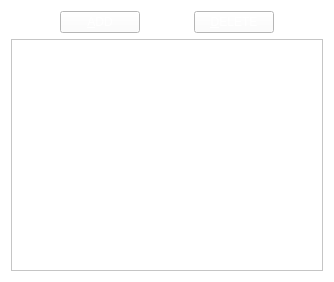
<?xml version="1.0" encoding="UTF-8"?>
<ui version="4.0">
 <class>Widget</class>
 <widget class="QWidget" name="Widget">
  <property name="geometry">
   <rect>
    <x>0</x>
    <y>0</y>
    <width>334</width>
    <height>282</height>
   </rect>
  </property>
  <property name="windowTitle">
   <string>Widget</string>
  </property>
  <property name="styleSheet">
   <string notr="true">background-color: rgb(255, 255, 255);</string>
  </property>
  <layout class="QGridLayout" name="gridLayout">
   <item row="0" column="0">
    <layout class="QHBoxLayout" name="horizontalLayout">
     <item>
      <spacer name="horizontalSpacer">
       <property name="orientation">
        <enum>Qt::Horizontal</enum>
       </property>
       <property name="sizeHint" stdset="0">
        <size>
         <width>40</width>
         <height>20</height>
        </size>
       </property>
      </spacer>
     </item>
     <item>
      <widget class="QPushButton" name="addButton">
       <property name="styleSheet">
        <string notr="true">background-color: qconicalgradient(cx:0.005, cy:0.0113636, angle:135, stop:0 rgba(68, 68, 68, 69), stop:0.210526 rgba(93, 93, 93, 255), stop:0.331579 rgba(68, 65, 19, 232), stop:0.363158 rgba(98, 98, 98, 130), stop:0.423533 rgba(132, 132, 132, 254), stop:0.45 rgba(115, 115, 115, 208), stop:0.594737 rgba(107, 107, 107, 255), stop:0.694737 rgba(115, 115, 0, 69), stop:0.821053 rgba(93, 90, 80, 130), stop:1 rgba(255, 255, 0, 69));
color: rgb(255, 255, 255);</string>
       </property>
       <property name="text">
        <string>&amp;ADD</string>
       </property>
      </widget>
     </item>
     <item>
      <spacer name="horizontalSpacer_2">
       <property name="orientation">
        <enum>Qt::Horizontal</enum>
       </property>
       <property name="sizeHint" stdset="0">
        <size>
         <width>40</width>
         <height>20</height>
        </size>
       </property>
      </spacer>
     </item>
     <item>
      <widget class="QPushButton" name="deleteButton">
       <property name="styleSheet">
        <string notr="true">background-color: qconicalgradient(cx:0.005, cy:0.0113636, angle:135, stop:0 rgba(68, 68, 68, 69), stop:0.210526 rgba(93, 93, 93, 255), stop:0.331579 rgba(68, 65, 19, 232), stop:0.363158 rgba(98, 98, 98, 130), stop:0.423533 rgba(132, 132, 132, 254), stop:0.45 rgba(115, 115, 115, 208), stop:0.594737 rgba(107, 107, 107, 255), stop:0.694737 rgba(115, 115, 0, 69), stop:0.821053 rgba(93, 90, 80, 130), stop:1 rgba(255, 255, 0, 69));
color: rgb(255, 255, 255);</string>
       </property>
       <property name="text">
        <string>&amp;DELETE</string>
       </property>
      </widget>
     </item>
     <item>
      <spacer name="horizontalSpacer_3">
       <property name="orientation">
        <enum>Qt::Horizontal</enum>
       </property>
       <property name="sizeHint" stdset="0">
        <size>
         <width>40</width>
         <height>20</height>
        </size>
       </property>
      </spacer>
     </item>
    </layout>
   </item>
   <item row="1" column="0">
    <layout class="QVBoxLayout" name="verticalLayout">
     <item>
      <widget class="QTableView" name="tableView">
       <property name="styleSheet">
        <string notr="true">alternate-background-color: rgb(193, 255, 213);

     
  /*  QTableView::item:selected {
	font: 75 25 pt &quot;Times New Roman&quot;;
    background-color: qlineargradient(spread:pad, x1:0.980392, y1:1, x2:0.931373, y2:0.193, stop:1 rgba(150, 150, 150, 255));
    }
     
  
 
 QTableView QTableCornerButton::section {
	background-color: qconicalgradient(cx:0.5, cy:0.5, angle:0, stop:0.0107527 rgba(255, 255, 255, 255), stop:0.129032 rgba(255, 255, 255, 255), stop:0.236559 rgba(204, 204, 204, 255), stop:0.241935 rgba(235, 235, 235, 255), stop:0.333333 rgba(245, 245, 245, 255), stop:0.430108 rgba(209, 209, 209, 255), stop:0.516129 rgba(187, 187, 187, 255), stop:0.596774 rgba(255, 255, 255, 255), stop:0.695 rgba(202, 202, 202, 255), stop:0.75 rgba(218, 218, 218, 255), stop:0.815 rgba(255, 255, 255, 255), stop:0.88 rgba(255, 255, 255, 255), stop:1 rgba(204, 204, 204, 255));
     border: 2px ;
 }*/</string>
       </property>
      </widget>
     </item>
     <item>
      <layout class="QHBoxLayout" name="horizontalLayout_2"/>
     </item>
    </layout>
   </item>
  </layout>
 </widget>
 <layoutdefault spacing="6" margin="11"/>
 <resources/>
 <connections/>
</ui>
